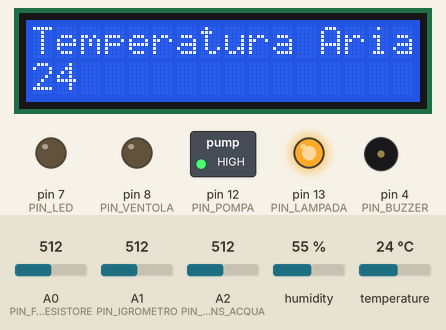
The sketch below on a simulated Arduino Uno, built with avr-gcc and run on an emulated ATmega328P. On the bench: 16×2 character LCD, switched loads named in the sketch (green lamp = pin HIGH), output pins drawn as LEDs (lit = HIGH), buzzer (waves = sounding). The inputs (shaded band) are chosen by the test bench; at power-on: A2 (PIN_SENS_ACQUA) = 512, humidity 55 %, A0 (PIN_FOTORESISTORE) = 512, A1 (PIN_IGROMETRO) = 512, temperature 24 °C.

Above: at 1.2 s.
1.3 s: A2 (PIN_SENS_ACQUA) set to 716
At 11.3 s:
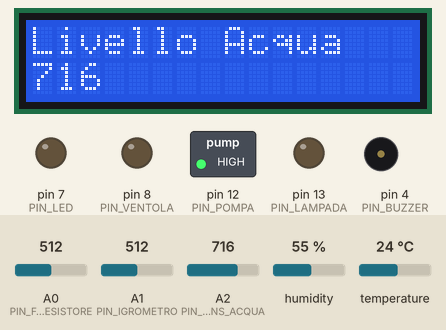
11.5 s: humidity set to 52 %
At 20.3 s:
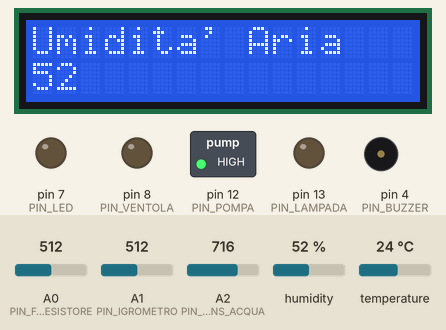
24.2 s: humidity set to 49 %
At 34.5 s:
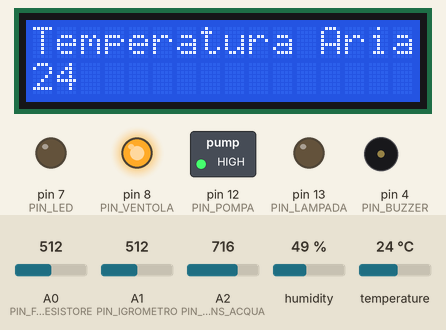
37.8 s: A0 (PIN_FOTORESISTORE) set to 533
At 40.4 s:
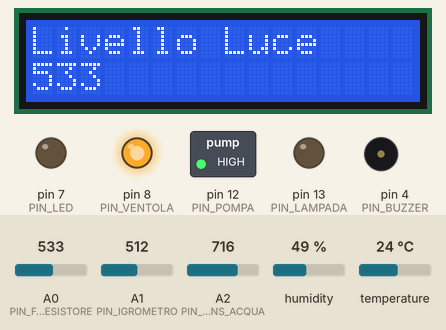
48.0 s: A0 (PIN_FOTORESISTORE) set to 560
At 56.3 s:
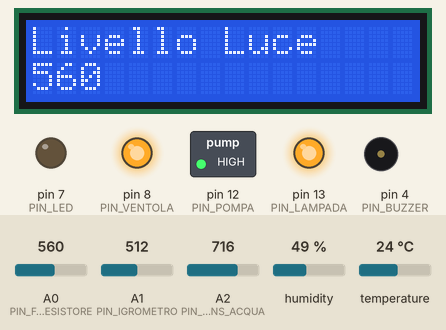
60.8 s: humidity set to 68 %
At 70.5 s:
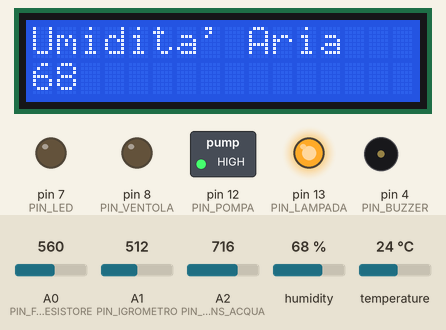
Timing chart, 0 to 77.3 s (numbered marks = the images above; inputs shaded):
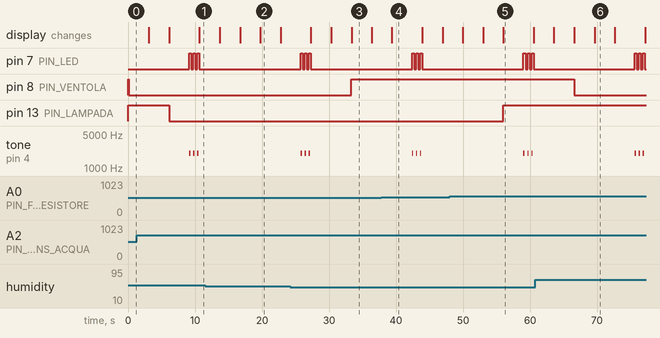

The sketch:

gestione_serra.ino
```cpp
#include <LiquidCrystal_I2C.h>
#include <SimpleDHT.h>

//dislay
LiquidCrystal_I2C lcd(0x27, 16, 2);

//dht11
SimpleDHT11 dht11;

//definizione costanti
//pin analogici
#define PIN_FOTORESISTORE A0
#define PIN_IGROMETRO A1
#define PIN_SENS_ACQUA A2

//pin digitali
#define PIN_DHT11 2
#define PIN_LED 7
#define PIN_BUZZER 4

//pin relè
#define PIN_VENTOLA 8
#define PIN_POMPA 12
#define PIN_LAMPADA 13

//valori di soglia
#define SOGLIA_LUCE 550
#define SOGLIA_UM_ARIA 50
#define SOGLIA_UM_TERRA 2000 //da definire il livello di umidità
#define SOGLIA_LIV_ACQUA 1000 //da definire il livello di acqua //soglia giusta 1020

void setup() {

  Serial.begin(9600);

  lcd.init();
  lcd.backlight();

  pinMode(PIN_VENTOLA,OUTPUT);
  pinMode(PIN_POMPA,OUTPUT);
  pinMode(PIN_LAMPADA,OUTPUT);
  pinMode(PIN_LED,OUTPUT);
  pinMode(PIN_BUZZER,OUTPUT);

  //valori iniziali per resettare eventuali configurazioni di default
  digitalWrite(PIN_VENTOLA, HIGH);
  digitalWrite(PIN_POMPA, HIGH);
  digitalWrite(PIN_LAMPADA, HIGH);
}

void loop() {

  int ris[] = {0,0};
  gestioneVentilazione(ris);

  //visualizza dati sul display
  visualizzaDati("Temperatura Aria",ris[0]);
  visualizzaDati("Umidita' Aria",ris[1]);
  visualizzaDati("Livello Luce",gestioneLuce());
  visualizzaDati("Livello Acqua",gestioneLivelloAcqua());
  visualizzaDati("Umidita' Terreno",gestioneIrrigazione());
}

int gestioneLuce(){
  int luce = analogRead(PIN_FOTORESISTORE);
  if(luce < SOGLIA_LUCE)
    digitalWrite(PIN_LAMPADA, LOW);
  else
    digitalWrite(PIN_LAMPADA, HIGH);
  return luce;
}

//gestisce temperatura e umidità dell'aria
void gestioneVentilazione(int val[]){
  byte temp = val[0];
  byte umid = val[0];
  int err = 0;
  if ((err = dht11.read(PIN_DHT11, &temp, &umid, NULL)) != SimpleDHTErrSuccess) {
    Serial.print("Read DHT11 failed, err=");
    Serial.println(err);
    return;
  }
  val[0] = (byte)temp;
  val[1] = (byte)umid;
  if(umid > SOGLIA_UM_ARIA)
    digitalWrite(PIN_VENTOLA, LOW);
  else
    digitalWrite(PIN_VENTOLA, HIGH);
}

int gestioneIrrigazione(){
  int val_igrometro = analogRead(PIN_IGROMETRO);
  int liv_acqua = analogRead(PIN_SENS_ACQUA);
  if(liv_acqua >= SOGLIA_LIV_ACQUA){
    if(val_igrometro < SOGLIA_UM_TERRA){
      digitalWrite(PIN_POMPA, LOW);
      delay(2000);
      digitalWrite(PIN_POMPA, HIGH);
    }
  }
  return val_igrometro;
}

int gestioneLivelloAcqua(){
  int liv_acqua = analogRead(PIN_SENS_ACQUA);
  if(liv_acqua < SOGLIA_LIV_ACQUA){
    allarme();
  }
  return liv_acqua;
}

void allarme(){
  digitalWrite(PIN_LED, HIGH);
  tone(4,2000,200);
  delay(300);
  digitalWrite(PIN_LED, LOW);
  delay(300);
  digitalWrite(PIN_LED, HIGH);
  tone(4,2000,200);
  delay(300);
  digitalWrite(PIN_LED, LOW);
  delay(300);
  digitalWrite(PIN_LED, HIGH);
  tone(4,2000,200);
  delay(300);
  digitalWrite(PIN_LED, LOW);
}

void visualizzaDati(String grandezza, int valore){
  lcd.clear();
  lcd.setCursor(0, 0);
  lcd.print(grandezza);
  lcd.setCursor(0, 1);
  lcd.print(valore);
  delay(3000);
}
```

Measured:
- the behaviour switches between 51 and 50 % on humidity (found by bisection; images 2 and 3)
- the behaviour switches between 549 and 550 on A0 (PIN_FOTORESISTORE) (found by bisection; images 4 and 5)
- after the input at 24.2 s, pin 8 (PIN_VENTOLA): LOW → HIGH after 9.1 s
- after the input at 48.0 s, pin 13 (PIN_LAMPADA): LOW → HIGH after 8.0 s
- after the input at 60.8 s, pin 8 (PIN_VENTOLA): HIGH → LOW after 5.8 s
- what the display in image 2 shows lasts 3.0 s, from 19.8 s to 22.8 s
